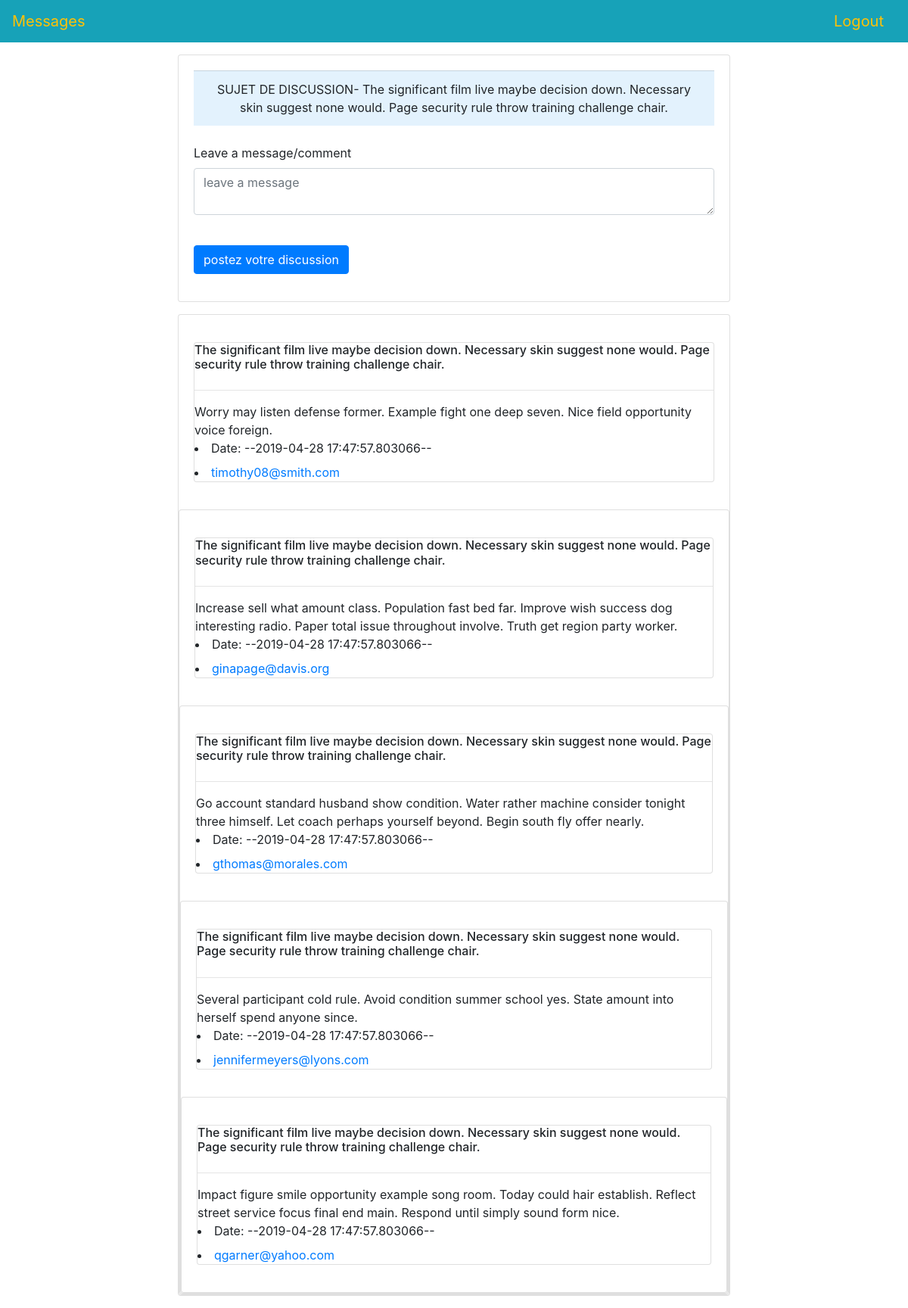
Page /messages/2/ (signed in) on the committed database.
### database.py (models this page shows)
class Discussion(db.Model):
	id = db.Column(db.Integer, primary_key=True)
	title = db.Column(db.Text, unique = False, nullable=False)

class Message(db.Model):
	id = db.Column(db.Integer, primary_key=True)
	text = db.Column(db.Integer)
	date = db.Column(db.DateTime, default=datetime.datetime.now)
	discussion_id = db.Column(db.Integer, db.ForeignKey('discussion.id'),nullable=False)
	user_id = db.Column(db.Integer, db.ForeignKey('user.id'),nullable=False)

class User(db.Model):
	id = db.Column(db.Integer,primary_key=True)
	username = db.Column(db.Text,unique=True)
	password = db.Column(db.Text)

### app.py (the view, shortened to what this page needs)
@app.route('/messages/<int:discussion_id>/', methods=['POST', 'GET'])
def messages(discussion_id):
	messages = Message.query.filter_by(discussion_id=discussion_id).order_by(Message.date.desc()).all()
	discussion = Discussion.query.filter_by(id=discussion_id).first()
	for message in messages:
		message.user = User.query.filter_by(id=message.user_id).first()
	return render_template('messages.html',messages=messages, discussion=discussion)

### templates/messages.html (shortened to what this page needs)
<!DOCTYPE html>
<html>
<head>
<link rel="stylesheet" href="https://stackpath.bootstrapcdn.com/bootstrap/4.3.1/css/bootstrap.min.css">
</head>
<body>
	<nav class="navbar navbar-dark bg-info">
	<a class="navbar-brand text-warning" href="#">Messages</a>
	{% if 'username' in session %}
	<a class="navbar-brand text-warning" href="/logout">Logout</a>
	{% else %}
	<a class="navbar-brand text-warning" href="/signin">Login</a>
	{% endif %}
	</nav>
<div class="container">
    <div class="row align-items-center mb-3 mt-3">
      <div class="col-sm-8 offset-2 ">
		<div class="card ">
    		<div class="card-body">
    			<div class="card-footer text-center" style="background-color: #e3f2fd;" >SUJET DE DISCUSSION- {{ discussion.title }}</div><br>
{% if 'username' in session %}
<form method="POST" action="/messages/{{discussion.id}}/">
  <div class="form-group">
    <label>Leave a message/comment</label>
    <textarea type="text" class="form-control" name="text" placeholder="leave a message"></textarea><br>
	<button type="submit" class="btn btn-primary mt-3">postez votre discussion</button>
  </div>
</form>
{% endif %}
			</div>
		</div>
	 </div>
</div>
</div>
<div class="container">
	<div class="row align-items-center mb-3 mt-3">
		<div class="col-sm-8 offset-2 ">
			{% for message in messages %}
			<div class="card">
			<div class="card-body">
			<div class="card mt-3 mb-3">
			<h6>{{ discussion.title }}</h6>
			<hr>
			{{message.text}}
			<li>
				<label>Date: --{{ message.date}}--</label>
			</li>
			<li>
				<a href="/profile/{{message.user.id}}">{{message.user.username}}</a>
			</li>
			</div>
			</div>
			{% endfor %}
		</div>
	</div>
</div>
</div>
</body>
</html>

### rows in the picture
Discussion: title "The significant film live maybe decision down. Necessary skin suggest none would. Page security rule throw training challenge chair."
Message: text "Worry may listen defense former. Example fight one deep seven. Nice field opportunity voice foreign.", date "2019-04-28 17:47:57.803066", user.username "timothy08@smith.com"
Message: text "Increase sell what amount class. Population fast bed far. Improve wish success dog interesting radio. Paper total issue throughout involve. Truth get region party worker.", date "2019-04-28 17:47:57.803066", user.username "ginapage@davis.org"
Message: text "Go account standard husband show condition. Water rather machine consider tonight three himself. Let coach perhaps yourself beyond. Begin south fly offer nearly.", date "2019-04-28 17:47:57.803066", user.username "gthomas@morales.com"
Message: text "Several participant cold rule. Avoid condition summer school yes. State amount into herself spend anyone since.", date "2019-04-28 17:47:57.803066", user.username "jennifermeyers@lyons.com"
Message: text "Impact figure smile opportunity example song room. Today could hair establish. Reflect street service focus final end main. Respond until simply sound form nice.", date "2019-04-28 17:47:57.803066", user.username "qgarner@yahoo.com"
